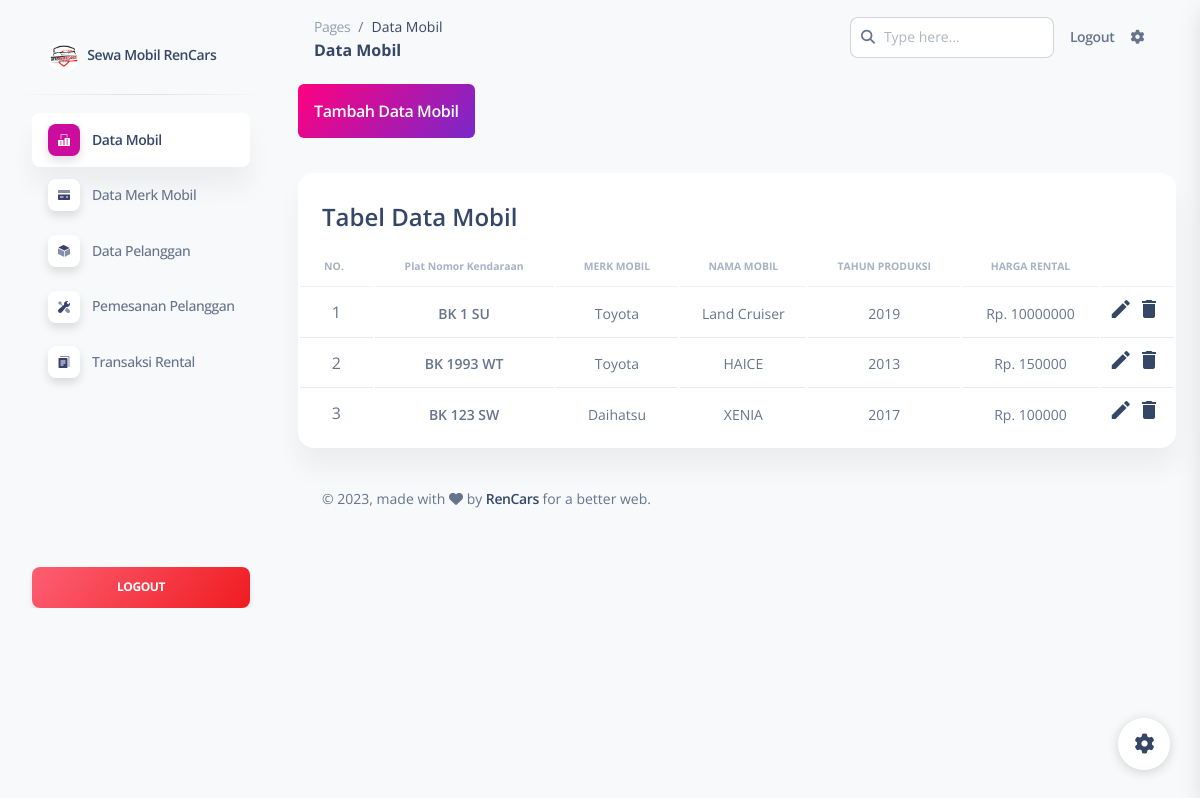
The app's page /admin/pages/mobil.php (signed in) with its own data.
### tables this page shows
CREATE TABLE `mobil` (
  `plat_nomor` char(10) NOT NULL,
  `id_merk` int(11) DEFAULT NULL,
  `nama_mobil` varchar(50) DEFAULT NULL,
  `tahun_produksi` year(4) DEFAULT NULL,
  `harga` int(11) DEFAULT NULL
);

CREATE TABLE `merk` (
  `id_merk` int(11) NOT NULL,
  `nama_merk` varchar(50) DEFAULT NULL
);

### admin/pages/mobil.php (the view, shortened to what this page needs)
<?php
require "functions/functions.php";
$query = "SELECT * FROM mobil, merk WHERE mobil.id_merk = merk.id_merk ORDER BY mobil.id_merk";
$hasil = $conn->query($query);
?>
<!DOCTYPE html>
<html lang="en">
<head>
  <link href="../assets/css/nucleo-icons.css" rel="stylesheet" />
  <link href="../assets/css/nucleo-svg.css" rel="stylesheet" />
  <link href="../assets/css/nucleo-svg.css" rel="stylesheet" />
  <link id="pagestyle" href="../assets/css/soft-ui-dashboard.css?v=1.0.7" rel="stylesheet" />
</head>
<body class="g-sidenav-show  bg-gray-100">
  <aside class="sidenav navbar navbar-vertical navbar-expand-xs border-0 border-radius-xl my-3 fixed-start ms-3 mb-10" id="sidenav-main">
    <div class="sidenav-header">
      <a class="navbar-brand m-0" href="">
        <img src="../assets/img/logo.jpg" class="navbar-brand-img h-100 rounded-circle" alt="main_logo">
        <span class="ms-1 font-weight-bold">Sewa Mobil RenCars</span>
      </a>
    </div>
    <hr class="horizontal dark mt-0">
    <div class="collapse navbar-collapse  w-auto " id="sidenav-collapse-main">
      <ul class="navbar-nav">
        <li class="nav-item">
          <a class="nav-link active" href="mobil.php">
            <div class="icon icon-shape icon-sm shadow border-radius-md bg-white text-center me-2 d-flex align-items-center justify-content-center">
            </div>
            <span class="nav-link-text ms-1">Data Mobil</span>
          </a>
        </li>
        <li class="nav-item">
          <a class="nav-link  " href="merk.php">
            <div class="icon icon-shape icon-sm shadow border-radius-md bg-white text-center me-2 d-flex align-items-center justify-content-center">
            </div>
            <span class="nav-link-text ms-1">Data Merk Mobil</span>
          </a>
        </li>
        <li class="nav-item">
          <a class="nav-link  " href="pelanggan.php">
            <div class="icon icon-shape icon-sm shadow border-radius-md bg-white text-center me-2 d-flex align-items-center justify-content-center">
            </div>
            <span class="nav-link-text ms-1">Data Pelanggan</span>
          </a>
        </li>
        <li class="nav-item">
          <a class="nav-link  " href="pesan.php">
            <div class="icon icon-shape icon-sm shadow border-radius-md bg-white text-center me-2 d-flex align-items-center justify-content-center">
            </div>
            <span class="nav-link-text ms-1">Pemesanan Pelanggan</span>
          </a>
        </li>
        <li class="nav-item">
          <a class="nav-link  " href="transaksi.php">
            <div class="icon icon-shape icon-sm shadow border-radius-md bg-white text-center me-2 d-flex align-items-center justify-content-center">
            </div>
            <span class="nav-link-text ms-1">Transaksi Rental</span>
          </a>
        </li>
      </ul>
    </div>
    <div class="sidenav-footer mx-3">
      <a class="btn bg-gradient-danger mt-3 w-100" href="logout.php">Logout</a>
    </div>
  </aside>
  <main class="main-content position-relative max-height-vh-100 h-100 border-radius-lg ">
    <nav class="navbar navbar-main navbar-expand-lg px-0 mx-4 shadow-none border-radius-xl" id="navbarBlur" navbar-scroll="true">
      <div class="container-fluid py-1 px-3">
        <nav aria-label="breadcrumb">
          <ol class="breadcrumb bg-transparent mb-0 pb-0 pt-1 px-0 me-sm-6 me-5">
            <li class="breadcrumb-item text-sm"><a class="opacity-5 text-dark" href="javascript:;">Pages</a></li>
            <li class="breadcrumb-item text-sm text-dark active" aria-current="page">Data Mobil</li>
          </ol>
          <h6 class="font-weight-bolder mb-0">Data Mobil</h6>
        </nav>
        <div class="collapse navbar-collapse mt-sm-0 mt-2 me-md-0 me-sm-4" id="navbar">
          <div class="ms-md-auto pe-md-3 d-flex align-items-center">
            <div class="input-group">
              <span class="input-group-text text-body"><i class="fas fa-search" aria-hidden="true"></i></span>
              <input type="text" class="form-control" placeholder="Type here...">
            </div>
          </div>
          <ul class="navbar-nav  justify-content-end">
            <li class="nav-item d-flex align-items-center">
              <a href="logout.php" class="nav-link text-body font-weight-bold px-0">
                <span class="d-sm-inline d-none">Logout</span>
              </a>
            </li>
            <li class="nav-item px-3 d-flex align-items-center">
              <a href="javascript:;" class="nav-link text-body p-0">
                <i class="fa fa-cog fixed-plugin-button-nav cursor-pointer"></i>
              </a>
            </li>
          </ul>
        </div>
      </div>
    </nav>
    <div class="container-fluid py-4">
      <div class="mb-5">
        <a href="functions/tambahmobil.php" class="p-3 rounded-2 bg-gradient-primary text-white text-bold">Tambah Data Mobil</a>
      </div>
      <div class="row">
        <div class="col-12">
          <div class="card mb-4">
            <div class="card-header pb-0">
              <h6 class="text-2xl text-bold">Tabel Data Mobil</h6>
            </div>
            <div class="card-body px-0 pt-0 pb-2">
              <div class="table-responsive p-0">
                <table class="table align-items-center mb-0 table-hover">
                  <thead>
                    <tr>
                      <th class="text-uppercase text-secondary text-xxs font-weight-bolder opacity-7">No.</th>
                      <th class="text-center text-uppercas text-secondary text-xxs font-weight-bolder opacity-7">Plat Nomor Kendaraan</th>
                      <th class="text-center text-uppercase text-secondary text-xxs font-weight-bolder opacity-7">Merk Mobil</th>
                      <th class="text-center text-uppercase text-secondary text-xxs font-weight-bolder opacity-7">Nama Mobil</th>
                      <th class="text-center text-uppercase text-secondary text-xxs font-weight-bolder opacity-7">tahun Produksi</th>
                      <th class="text-center text-uppercase text-secondary text-xxs font-weight-bolder opacity-7">Harga Rental</th>
                      <th class="text-secondary opacity-7"></th>
                    </tr>
                  </thead>
                  <tbody>
                    <?php $i = 1;
                    ?>
                    <?php while ($sewa = $hasil->fetch_assoc()) :
                    ?>
                      <tr>
                        <td class="text-center"><?= $i ?></td>
                        <td class="align-middle text-center text-sm text-bold"><?= $sewa['plat_nomor'] ?></td>
                        <td class="align-middle text-center text-sm"><?= $sewa['nama_merk'] ?></td>
                        <td class="align-middle text-center text-sm"><?= $sewa['nama_mobil'] ?></td>
                        <td class="align-middle text-center text-sm"><?= $sewa['tahun_produksi'] ?></td>
                        <td class="align-middle text-center text-sm">Rp. <?= $sewa['harga'] ?></td>
                        <td class="align-middle">
                          <a href="functions/editmobil.php?plat=<?= $sewa['plat_nomor'] ?>"><i class="material-icons">edit</i></a>
                          <a href="functions/hapusmobil.php?plat=<?= $sewa['plat_nomor'] ?>"><i class="material-icons" onclick=" return confirm ('Apakah Anda Yakin Ingin Menghapus data Ini ?');">delete</i></a>
                        </td>
                      </tr>
                      <?php $i++
                      ?>
                    <?php endwhile;
                    ?>
                  </tbody>
                </table>
              </div>
            </div>
          </div>
        </div>
      </div>
      <footer class="footer pt-3  ">
        <div class="container-fluid">
          <div class="row align-items-center justify-content-lg-between">
            <div class="col-lg-6 mb-lg-0 mb-4">
              <div class="copyright text-center text-sm text-muted text-lg-start">
                © ,
                made with <i class="fa fa-heart"></i> by
                <a href="" class="font-weight-bold">RenCars</a>
                for a better web.
              </div>
            </div>
          </div>
        </div>
      </footer>
    </div>
  </main>
  <div class="fixed-plugin">
    <a class="fixed-plugin-button text-dark position-fixed px-3 py-2">
      <i class="fa fa-cog py-2"> </i>
    </a>
  </div>
</body>
</html>

### admin/assets/css/nucleo-svg.css (style rules this page uses)
.icon { display: inline-block; color: #111111; height: 1em; width: 1em; }
.icon-sm { height: 0.8em; width: 0.8em; }
.icon { fill: currentColor; stroke: none; }

### records on screen
mobil: plat_nomor "BK 1 SU", id_merk.nama_merk "Toyota", nama_mobil "Land Cruiser", tahun_produksi "2019", harga "10000000"
mobil: plat_nomor "BK 1993 WT", id_merk.nama_merk "Toyota", nama_mobil "HAICE", tahun_produksi "2013", harga "150000"
mobil: plat_nomor "BK 123 SW", id_merk.nama_merk "Daihatsu", nama_mobil "XENIA", tahun_produksi "2017", harga "100000"
